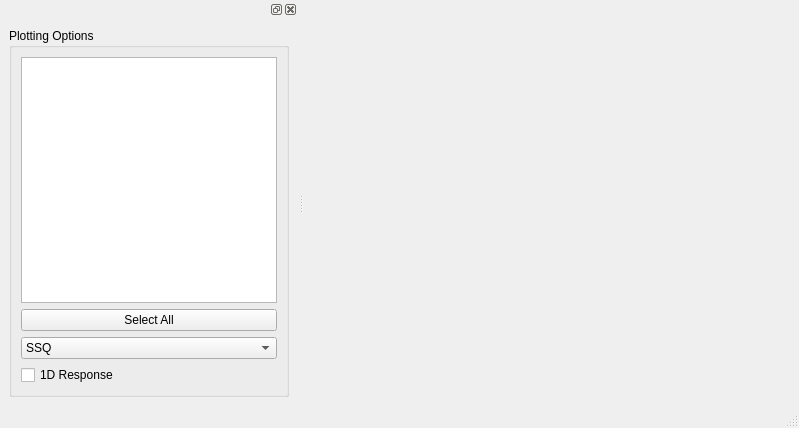
<?xml version="1.0" encoding="UTF-8"?>
<ui version="4.0">
 <class>MainWindow</class>
 <widget class="QMainWindow" name="MainWindow">
  <property name="geometry">
   <rect>
    <x>0</x>
    <y>0</y>
    <width>799</width>
    <height>428</height>
   </rect>
  </property>
  <property name="windowTitle">
   <string>MainWindow</string>
  </property>
  <widget class="QWidget" name="centralwidget">
   <layout class="QFormLayout" name="formLayout">
    <item row="0" column="0">
     <widget class="QWidget" name="mplwindow" native="true"/>
    </item>
   </layout>
  </widget>
  <widget class="QMenuBar" name="menubar">
   <property name="geometry">
    <rect>
     <x>0</x>
     <y>0</y>
     <width>799</width>
     <height>21</height>
    </rect>
   </property>
  </widget>
  <widget class="QStatusBar" name="statusbar"/>
  <widget class="QDockWidget" name="dockWidget">
   <attribute name="dockWidgetArea">
    <number>1</number>
   </attribute>
   <widget class="QWidget" name="dockWidgetContents">
    <layout class="QGridLayout" name="gridLayout_3">
     <item row="0" column="0">
      <widget class="QGroupBox" name="groupBox">
       <property name="title">
        <string>Plotting Options</string>
       </property>
       <layout class="QGridLayout" name="gridLayout_2">
        <item row="3" column="0">
         <widget class="QPushButton" name="selectAll">
          <property name="text">
           <string>Select All</string>
          </property>
         </widget>
        </item>
        <item row="4" column="0">
         <widget class="QComboBox" name="rhoType">
          <property name="layoutDirection">
           <enum>Qt::LeftToRight</enum>
          </property>
          <property name="currentText">
           <string>SSQ</string>
          </property>
          <item>
           <property name="text">
            <string>SSQ</string>
           </property>
          </item>
          <item>
           <property name="text">
            <string>Determinant</string>
           </property>
          </item>
         </widget>
        </item>
        <item row="5" column="0">
         <widget class="QCheckBox" name="checkResponse">
          <property name="text">
           <string>1D Response</string>
          </property>
         </widget>
        </item>
        <item row="0" column="0">
         <widget class="QListWidget" name="siteList">
          <property name="editTriggers">
           <set>QAbstractItemView::NoEditTriggers</set>
          </property>
         </widget>
        </item>
       </layout>
      </widget>
     </item>
    </layout>
   </widget>
  </widget>
 </widget>
 <resources/>
 <connections/>
</ui>
